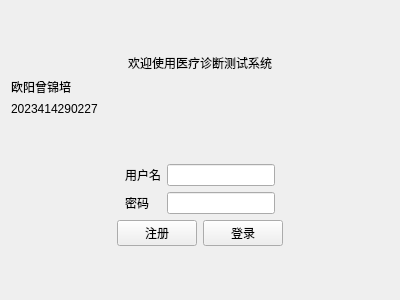
<?xml version="1.0" encoding="UTF-8"?>
<ui version="4.0">
 <class>LoginView</class>
 <widget class="QWidget" name="LoginView">
  <property name="geometry">
   <rect>
    <x>0</x>
    <y>0</y>
    <width>400</width>
    <height>300</height>
   </rect>
  </property>
  <property name="windowTitle">
   <string>登录</string>
  </property>
  <layout class="QVBoxLayout" name="verticalLayout">
   <item>
    <spacer name="verticalSpacer_3">
     <property name="orientation">
      <enum>Qt::Orientation::Vertical</enum>
     </property>
     <property name="sizeHint" stdset="0">
      <size>
       <width>20</width>
       <height>56</height>
      </size>
     </property>
    </spacer>
   </item>
   <item>
    <widget class="QLabel" name="label">
     <property name="text">
      <string>欢迎使用医疗诊断测试系统</string>
     </property>
     <property name="alignment">
      <set>Qt::AlignmentFlag::AlignCenter</set>
     </property>
    </widget>
   </item>
   <item>
    <widget class="QLabel" name="label_2">
     <property name="text">
      <string>欧阳曾锦培</string>
     </property>
    </widget>
   </item>
   <item>
    <widget class="QLabel" name="label_3">
     <property name="text">
      <string>2023414290227</string>
     </property>
    </widget>
   </item>
   <item>
    <spacer name="verticalSpacer_2">
     <property name="orientation">
      <enum>Qt::Orientation::Vertical</enum>
     </property>
     <property name="sizeHint" stdset="0">
      <size>
       <width>20</width>
       <height>55</height>
      </size>
     </property>
    </spacer>
   </item>
   <item>
    <layout class="QHBoxLayout" name="horizontalLayout_3">
     <item>
      <spacer name="horizontalSpacer_3">
       <property name="orientation">
        <enum>Qt::Orientation::Horizontal</enum>
       </property>
       <property name="sizeHint" stdset="0">
        <size>
         <width>40</width>
         <height>20</height>
        </size>
       </property>
      </spacer>
     </item>
     <item>
      <layout class="QFormLayout" name="formLayout">
       <item row="0" column="0">
        <widget class="QLabel" name="inputusername">
         <property name="text">
          <string>用户名</string>
         </property>
        </widget>
       </item>
       <item row="0" column="1">
        <widget class="QLineEdit" name="lineEdit"/>
       </item>
       <item row="1" column="0">
        <widget class="QLabel" name="inputpassword">
         <property name="text">
          <string>密码</string>
         </property>
        </widget>
       </item>
       <item row="1" column="1">
        <widget class="QLineEdit" name="lineEdit_2"/>
       </item>
      </layout>
     </item>
     <item>
      <spacer name="horizontalSpacer_4">
       <property name="orientation">
        <enum>Qt::Orientation::Horizontal</enum>
       </property>
       <property name="sizeHint" stdset="0">
        <size>
         <width>40</width>
         <height>20</height>
        </size>
       </property>
      </spacer>
     </item>
    </layout>
   </item>
   <item>
    <layout class="QHBoxLayout" name="horizontalLayout_2">
     <item>
      <spacer name="horizontalSpacer">
       <property name="orientation">
        <enum>Qt::Orientation::Horizontal</enum>
       </property>
       <property name="sizeHint" stdset="0">
        <size>
         <width>40</width>
         <height>20</height>
        </size>
       </property>
      </spacer>
     </item>
     <item>
      <layout class="QHBoxLayout" name="horizontalLayout">
       <item>
        <widget class="QPushButton" name="btsignup">
         <property name="text">
          <string>注册</string>
         </property>
        </widget>
       </item>
       <item>
        <widget class="QPushButton" name="btsignin">
         <property name="text">
          <string>登录</string>
         </property>
        </widget>
       </item>
      </layout>
     </item>
     <item>
      <spacer name="horizontalSpacer_2">
       <property name="orientation">
        <enum>Qt::Orientation::Horizontal</enum>
       </property>
       <property name="sizeHint" stdset="0">
        <size>
         <width>40</width>
         <height>20</height>
        </size>
       </property>
      </spacer>
     </item>
    </layout>
   </item>
   <item>
    <spacer name="verticalSpacer">
     <property name="orientation">
      <enum>Qt::Orientation::Vertical</enum>
     </property>
     <property name="sizeHint" stdset="0">
      <size>
       <width>20</width>
       <height>56</height>
      </size>
     </property>
    </spacer>
   </item>
  </layout>
 </widget>
 <resources/>
 <connections/>
</ui>
